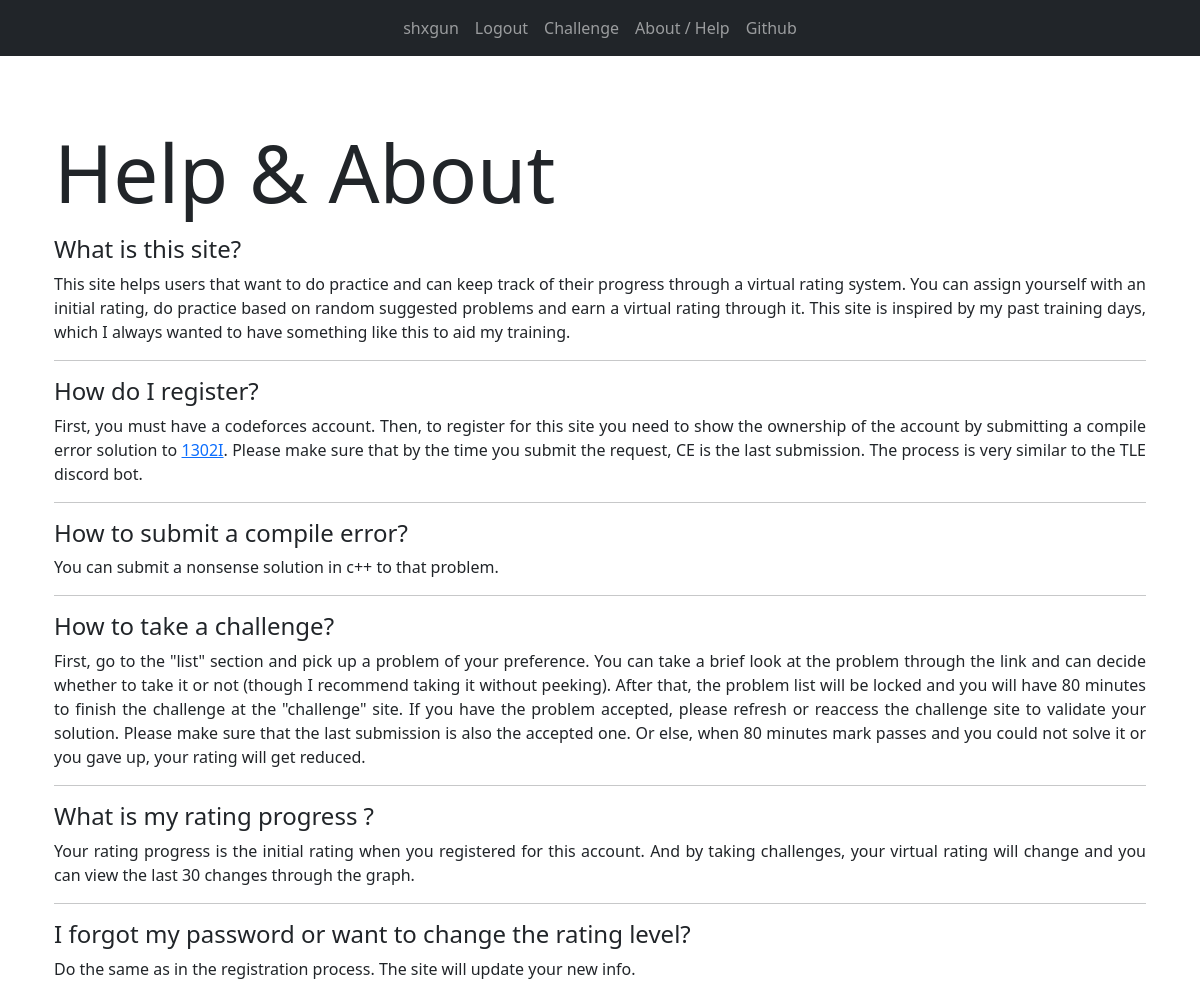
The app's page /help (signed in), older data.
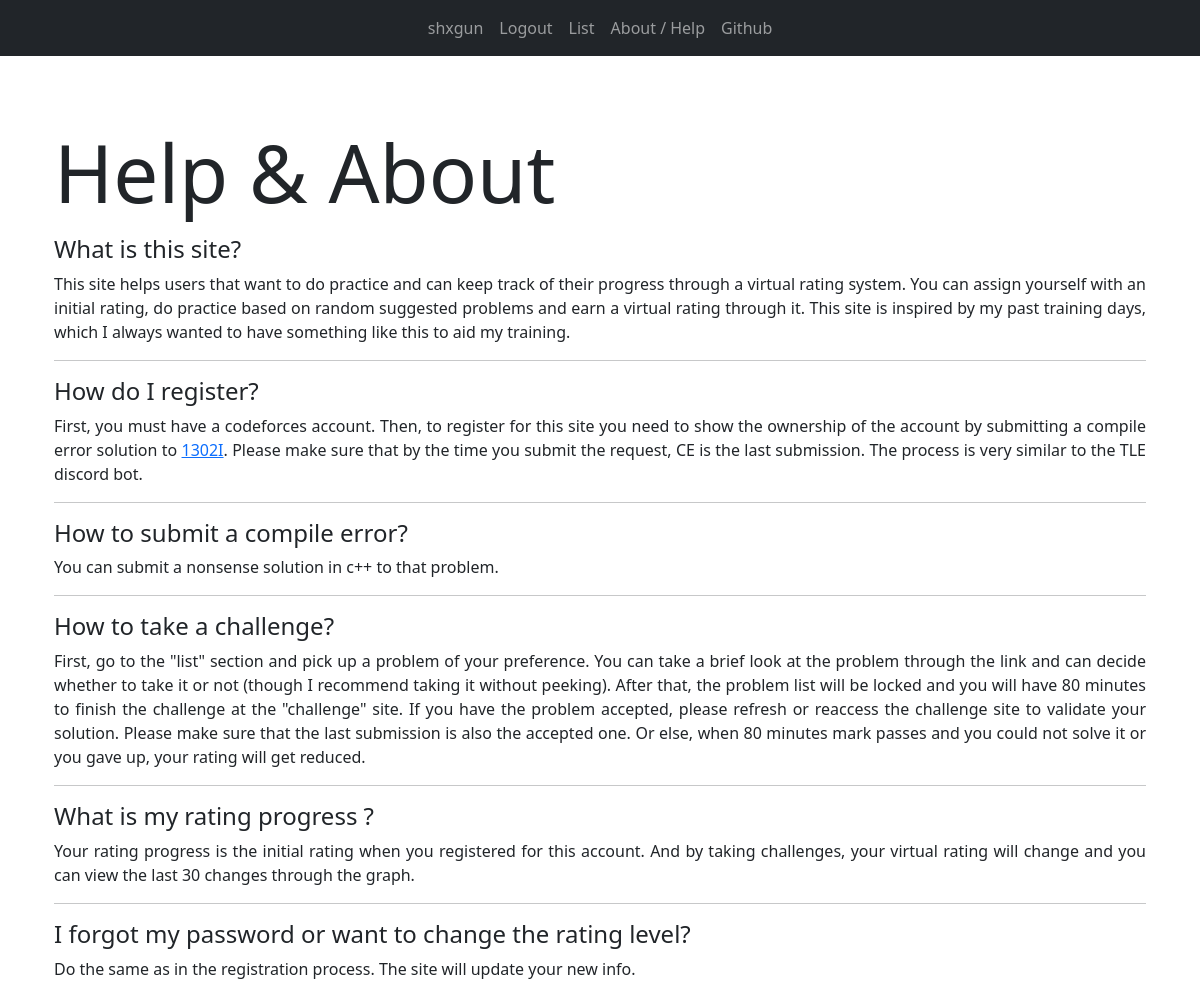
The same page, newer data.
### base/models.py (models this page shows, shortened)
class Profile(models.Model):
    user = models.ForeignKey(User, on_delete=models.CASCADE)
    handle = models.CharField(max_length=40)
    registration_date = models.DateField(auto_now_add=True)
    rating_progress = models.CharField(max_length=1000, default="[]")
    virtual_rating = models.IntegerField(default=1400)
    in_progress = models.BooleanField(default=False)
    current_problem = models.CharField(max_length=20, default="Unselected")
    deadline = models.DateTimeField(auto_now_add=True)

### base/views.py (the view)
# urls.py: path("help", views.help, name="help"),
def help(request):
    context = {}
    context["user"] = request.user
    context["profile"] = None
    if request.user.is_authenticated:
        profile = Profile.objects.get(user=request.user)
        context["profile"] = profile
    return render(request, "help.html", context)

### templates/help.html
{% extends 'main.html' %}
{% block content %}
<div class="container">
    <h1 class="display-1">Help & About</h1>
</div>
<div style="text-align: justify; text-justify: inter-word;">
    <div class="container">
        <p class="h4">What is this site?
        </p>
        <p>This site helps users that want to do practice and can keep track of their progress through a virtual rating
            system. You can assign yourself with an initial rating, do practice based on random suggested problems and
            earn a virtual rating through it. This site is inspired by my past training days, which I always wanted to
            have something like this to aid my training.</p><hr>
    </div>
    <div class="container">
        <p class="h4">How do I register?</p>
        <p> First, you must have a codeforces account. Then, to register for this site you need to show the ownership of
            the account by submitting a compile error solution to <a class="link-primary"
                href="https://codeforces.com/contest/1302/problem/I">1302I</a>. Please make sure that by the time you
            submit the request, CE is the last submission. The process is very similar to the TLE discord bot. </p><hr>
    </div>
    <div class="container">
        <p class="h4">How to submit a compile error?</p>
        <p>You can submit a nonsense solution in c++ to that problem.</p><hr>
    </div>
    <div class="container">
        <p class="h4">How to take a challenge?</p>
        <p>First, go to the "list" section and pick up a problem of your preference. You can take a brief look at the
            problem through the link and can decide whether to take it or not (though I recommend taking it without
            peeking). After that, the problem list will be locked and you will have 80 minutes to finish the challenge
            at the "challenge" site. If you have the problem accepted, please refresh or reaccess the challenge site to
            validate your solution. Please make sure that the last submission is also the accepted one. Or else, when 80
            minutes mark passes and you could not solve it or you gave up, your rating will get reduced.</p><hr>
    </div>
    <div class="container">
        <p class="h4">What is my rating progress ?</p>
        <p>Your rating progress is the initial rating when you registered for this account. And by taking challenges,
            your virtual rating will change and you can view the last 30 changes through the graph.</p><hr>
    </div>
    <div class="container">
        <p class="h4">I forgot my password or want to change the rating level?</p>
        <p>Do the same as in the registration process. The site will update your new info.</p>
    </div>
</div>
{% endblock content %}

### templates/main.html (shortened to what this page needs)
{% load static %}
<!DOCTYPE html>
<html>
<head>
    <link rel="stylesheet" href="{% static 'css/bootstrap.min.css' %}">
    <link rel="stylesheet" href="{% static 'css/style.css' %}">
</head>
<body>
    <nav class="navbar navbar-expand-lg navbar-dark bg-dark">
        <div class="collapse navbar-collapse justify-content-md-center" id="navbarsExample08">
            <ul class="navbar-nav">
                {% if not user.is_authenticated %}
                <li class="nav-item active">
                    <a class="nav-link" href="{% url 'home-page' %}"> Arugo </a>
                </li>
                <li class="nav-item">
                    <a class="nav-item nav-link" href="{% url 'login' %}"> Login </a>
                </li>
                <li class="nav-item">
                    <a class="nav-item nav-link" href="{% url 'register' %}"> Register </a>
                </li>
                {% else %}
                <li class="nav-item">
                    <a class="nav-item nav-link" href="{% url 'home-page' %}"> {{profile.handle}} </a>
                </li>
                <li class="nav-item">
                    <a class="nav-item nav-link" href="{% url 'logout' %}"> Logout </a>
                </li>
                    {% if profile.in_progress %}
                        <li class="nav-item">
                            <a class="nav-item nav-link" href="{% url 'challenge' %}"> Challenge </a>
                        </li>
                    {% else %}
                        <li class="nav-item">
                            <a class="nav-item nav-link" href="{% url 'list' %}"> List </a>
                        </li>
                    {% endif %}
                {% endif %}
                <li class="nav-item">
                    <a class="nav-item nav-link" href="{% url 'help' %}"> About / Help </a>
                </li>
                <li class="nav-item">
                    <a class="nav-item nav-link" href="https://github.com/polarity-cf/arugo" target="_blank"> Github </a>
                </li>
            </ul>
        </div>
    </nav>
    <br>
    <br>
    <div class="container">
        {% block content %}
        {% endblock content %}
    </div>
</body>
</html>

### static/css/style.css (style rules this page uses)
body { padding-bottom: 20px; }
.navbar { margin-bottom: 5px; }
.container { margin: 15px; }

Row changes from the older to the newer data that the page shows:
changed Profile "shxgun": in_progress True → False (drawn)
Text that changed along with them:
text no longer shown: "Challenge"
text now shown: "List"
